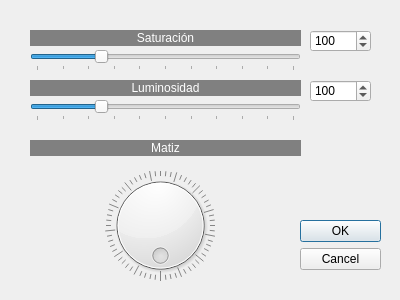
<?xml version="1.0" encoding="UTF-8"?>
<ui version="4.0">
 <class>Matsalutlum</class>
 <widget class="QDialog" name="Matsalutlum">
  <property name="geometry">
   <rect>
    <x>0</x>
    <y>0</y>
    <width>400</width>
    <height>300</height>
   </rect>
  </property>
  <property name="windowTitle">
   <string>Saturación/Luminoisdad/Matiz</string>
  </property>
  <widget class="QDialogButtonBox" name="buttonBox">
   <property name="geometry">
    <rect>
     <x>300</x>
     <y>220</y>
     <width>81</width>
     <height>241</height>
    </rect>
   </property>
   <property name="orientation">
    <enum>Qt::Vertical</enum>
   </property>
   <property name="standardButtons">
    <set>QDialogButtonBox::Cancel|QDialogButtonBox::Ok</set>
   </property>
  </widget>
  <widget class="QLabel" name="label">
   <property name="geometry">
    <rect>
     <x>30</x>
     <y>30</y>
     <width>271</width>
     <height>16</height>
    </rect>
   </property>
   <property name="styleSheet">
    <string notr="true">background-color: rgb(128, 128, 128);
color: rgb(255, 255, 255);</string>
   </property>
   <property name="text">
    <string>Saturación</string>
   </property>
   <property name="alignment">
    <set>Qt::AlignCenter</set>
   </property>
  </widget>
  <widget class="QSlider" name="horizontalSlider">
   <property name="geometry">
    <rect>
     <x>30</x>
     <y>50</y>
     <width>271</width>
     <height>21</height>
    </rect>
   </property>
   <property name="minimum">
    <number>0</number>
   </property>
   <property name="maximum">
    <number>400</number>
   </property>
   <property name="pageStep">
    <number>16</number>
   </property>
   <property name="value">
    <number>100</number>
   </property>
   <property name="orientation">
    <enum>Qt::Horizontal</enum>
   </property>
   <property name="tickPosition">
    <enum>QSlider::TicksBelow</enum>
   </property>
   <property name="tickInterval">
    <number>40</number>
   </property>
  </widget>
  <widget class="QSlider" name="horizontalSlider_2">
   <property name="geometry">
    <rect>
     <x>30</x>
     <y>100</y>
     <width>271</width>
     <height>21</height>
    </rect>
   </property>
   <property name="minimum">
    <number>0</number>
   </property>
   <property name="maximum">
    <number>400</number>
   </property>
   <property name="value">
    <number>100</number>
   </property>
   <property name="orientation">
    <enum>Qt::Horizontal</enum>
   </property>
   <property name="tickPosition">
    <enum>QSlider::TicksBelow</enum>
   </property>
   <property name="tickInterval">
    <number>40</number>
   </property>
  </widget>
  <widget class="QLabel" name="label_2">
   <property name="geometry">
    <rect>
     <x>30</x>
     <y>80</y>
     <width>271</width>
     <height>16</height>
    </rect>
   </property>
   <property name="styleSheet">
    <string notr="true">background-color: rgb(128, 128, 128);
color: rgb(255, 255, 255);</string>
   </property>
   <property name="text">
    <string>Luminosidad</string>
   </property>
   <property name="alignment">
    <set>Qt::AlignCenter</set>
   </property>
  </widget>
  <widget class="QSpinBox" name="spinBox_2">
   <property name="geometry">
    <rect>
     <x>310</x>
     <y>80</y>
     <width>61</width>
     <height>22</height>
    </rect>
   </property>
   <property name="minimum">
    <number>0</number>
   </property>
   <property name="maximum">
    <number>400</number>
   </property>
   <property name="value">
    <number>100</number>
   </property>
  </widget>
  <widget class="QSpinBox" name="spinBox">
   <property name="geometry">
    <rect>
     <x>310</x>
     <y>30</y>
     <width>61</width>
     <height>22</height>
    </rect>
   </property>
   <property name="minimum">
    <number>0</number>
   </property>
   <property name="maximum">
    <number>400</number>
   </property>
   <property name="value">
    <number>100</number>
   </property>
  </widget>
  <widget class="QLabel" name="label_3">
   <property name="geometry">
    <rect>
     <x>30</x>
     <y>140</y>
     <width>271</width>
     <height>16</height>
    </rect>
   </property>
   <property name="styleSheet">
    <string notr="true">background-color: rgb(128, 128, 128);
color: rgb(255, 255, 255);</string>
   </property>
   <property name="text">
    <string>Matiz</string>
   </property>
   <property name="alignment">
    <set>Qt::AlignCenter</set>
   </property>
  </widget>
  <widget class="QDial" name="dial">
   <property name="geometry">
    <rect>
     <x>100</x>
     <y>170</y>
     <width>121</width>
     <height>111</height>
    </rect>
   </property>
   <property name="maximum">
    <number>255</number>
   </property>
   <property name="wrapping">
    <bool>true</bool>
   </property>
   <property name="notchTarget">
    <double>4.000000000000000</double>
   </property>
   <property name="notchesVisible">
    <bool>true</bool>
   </property>
  </widget>
 </widget>
 <resources/>
 <connections>
  <connection>
   <sender>buttonBox</sender>
   <signal>accepted()</signal>
   <receiver>Matsalutlum</receiver>
   <slot>accept()</slot>
   <hints>
    <hint type="sourcelabel">
     <x>248</x>
     <y>254</y>
    </hint>
    <hint type="destinationlabel">
     <x>157</x>
     <y>274</y>
    </hint>
   </hints>
  </connection>
  <connection>
   <sender>buttonBox</sender>
   <signal>rejected()</signal>
   <receiver>Matsalutlum</receiver>
   <slot>reject()</slot>
   <hints>
    <hint type="sourcelabel">
     <x>316</x>
     <y>260</y>
    </hint>
    <hint type="destinationlabel">
     <x>286</x>
     <y>274</y>
    </hint>
   </hints>
  </connection>
 </connections>
</ui>
